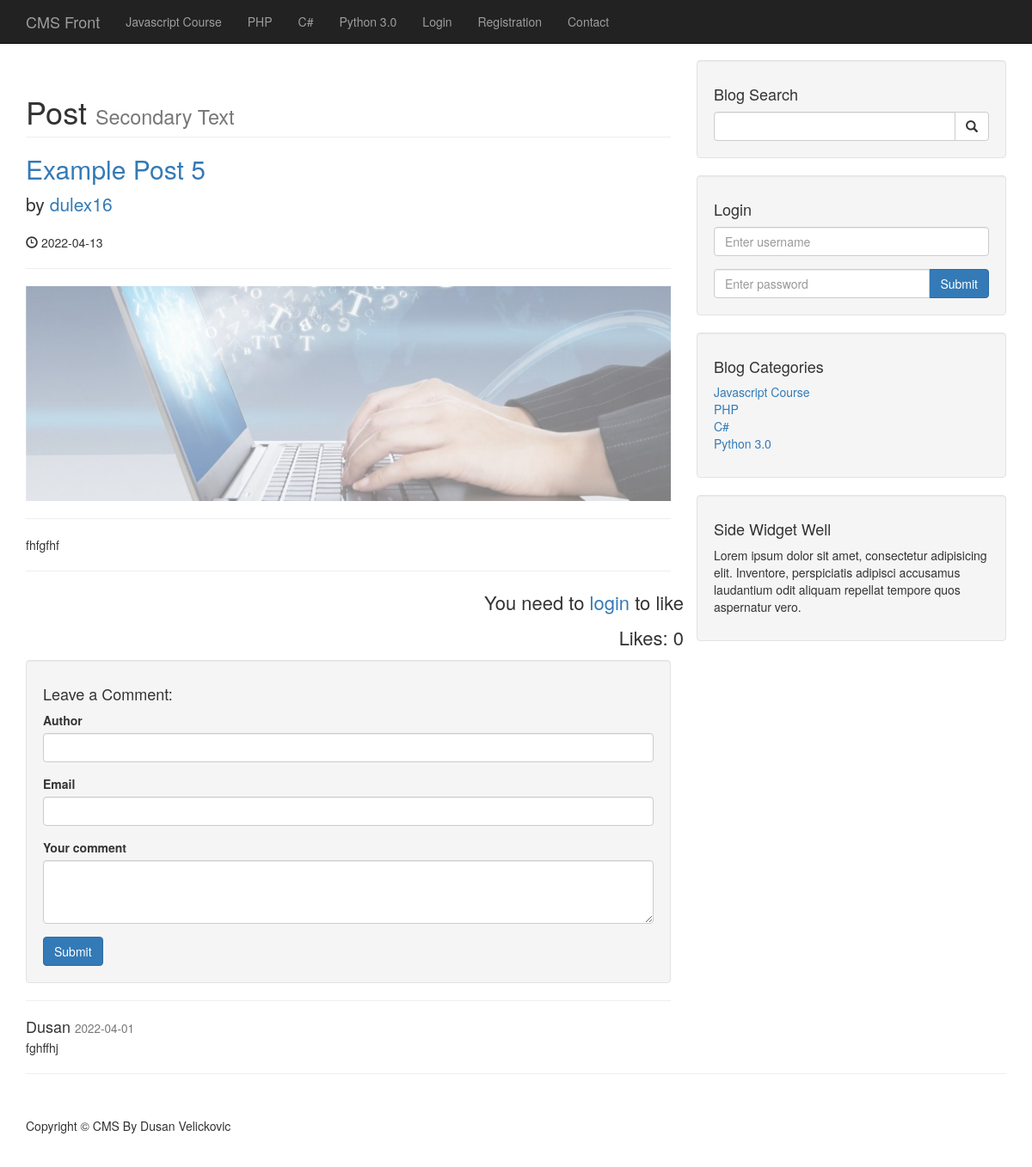
The app's page /post/22 with its own data.
### tables this page shows
CREATE TABLE `categories` (
  `categoryId` int(3) NOT NULL,
  `categoryTitle` varchar(255) DEFAULT NULL,
  `userId` int(11) DEFAULT NULL
);

CREATE TABLE `posts` (
  `postId` int(3) NOT NULL,
  `postCategoryId` int(3) DEFAULT NULL,
  `postTitle` varchar(255) DEFAULT NULL,
  `postAuthor` varchar(255) DEFAULT NULL,
  `postDate` date DEFAULT NULL,
  `postImage` text DEFAULT NULL,
  `postContent` text DEFAULT NULL,
  `postTags` varchar(255) DEFAULT NULL,
  `postCommentCount` int(11) NOT NULL DEFAULT 0,
  `postStatus` varchar(255) DEFAULT 'draft',
  `postViewsCount` int(3) DEFAULT 0,
  `likes` int(11) DEFAULT 0,
  `userId` int(11) DEFAULT NULL
);

CREATE TABLE `comments` (
  `commentId` int(3) NOT NULL,
  `commentPostId` int(3) DEFAULT NULL,
  `commentAuthor` varchar(255) DEFAULT NULL,
  `commentEmail` varchar(255) DEFAULT NULL,
  `commentContent` text DEFAULT NULL,
  `commentStatus` varchar(255) DEFAULT NULL,
  `commentDate` date DEFAULT NULL
);

### admin/functions.php (called while the page is built, shortened)
<?php
    function isLoggedIn(){
        return false;
    }
    function query($query){
        global $connection;
        $result =  mysqli_query($connection, $query);
        return $result;
    }
    function getPostLikes($postId = ''){
        $result = query("select * from likes where postId = $postId");
        return mysqli_num_rows($result);
    }
?>

### post.php (the view, shortened to what this page needs)
<?php include "includes/db.php"; ?>
<?php include "includes/header.php"; ?>
<?php include "admin/functions.php"; ?>
    <?php include "includes/navigation.php" ?>
    <div class="container">
        <div class="row">
            <div class="col-md-8">
                <?php
                    if(isset($_GET['pId'])){
                        $thePostId = $_GET['pId'];
                        if(isset($_SESSION['role']) and $_SESSION['role'] == 'admin'){
                            $query = "select * from posts where postId = $thePostId";
                        } else{
                            $query = "select * from posts where postId = $thePostId and postStatus = 'published'";
                        }
                        $selectAllPostsQuery = mysqli_query($connection, $query);
                        if(mysqli_num_rows($selectAllPostsQuery) < 1){
                            echo "<h2 class='text-center'>No posts available</h2>";
                        } else{
                            while($row = mysqli_fetch_assoc($selectAllPostsQuery)){
                                $postTitle = $row['postTitle'];
                                $postAuthor = $row['postAuthor'];
                                $postDate = $row['postDate'];
                                $postImage = $row['postImage'];
                                $postContent = $row['postContent'];
                                ?>
                            <h1 class="page-header">
                                Post
                                <small>Secondary Text</small>
                            </h1>
                            <h2>
                                <a href="#"><?php echo $postTitle; ?></a>
                            </h2>
                            <p class="lead">
                                by <a href="index.php"><?php echo $postAuthor; ?></a>
                            </p>
                            <p><span class="glyphicon glyphicon-time"></span> <?php echo $postDate;?></p>
                            <hr>
                            <img class="img-responsive" src="/cmsprojekat/images/<?php echo $postImage;?>" alt="">
                            <hr>
                            <p><?php echo $postContent; ?></p>
                            <?php
                        }
                        ?>
                    <hr>
                    <?php
                        if(isLoggedIn()){ ?>
                            <div class="row">
                                <p class="pull-right"><a
                                    class="<?php echo userLikedPost($thePostId) ? 'dislike' : 'like' ?>"
                                    href=""><span class="glyphicon glyphicon-thumbs-up"
                                    data-toggle="tooltip"
                                    data-placement="top"
                                    title="<?php echo userLikedPost($thePostId) ? 'I liked this before' : 'Want to like it?' ?>"
                                    ></span>
                                    <?php echo userLikedPost($thePostId) ? 'Dislike' : 'Like' ?>
                                </a></p>
                            </div>
                    <?php    } else{ ?>
                        <div class="row">
                            <p class="pull-right login-to-post">You need to <a href="/cmsprojekat/login.php">login</a> to like</p>
                        </div>
                    <?php }
                    ?>
                    <div class="row">
                        <p class="pull-right likes">Likes: <?php echo getPostLikes($thePostId) ?></p>
                    </div>
                <div class="well">
                    <h4>Leave a Comment:</h4>
                    <form role="form" action="" method="POST">
                        <div class="form-group">
                            <label for="authro">Author</label>
                            <input type="text" class="form-control" name="commentAuthor">
                        </div>
                        <div class="form-group">
                            <label for="email">Email</label>
                            <input type="email" name="commentEmail" class="form-control">
                        </div>
                        <div class="form-group">
                            <label for="comment">Your comment</label>
                            <textarea class="form-control" rows="3" name="commentContent"></textarea>
                        </div>
                        <button type="submit" name="createComment" class="btn btn-primary">Submit</button>
                    </form>
                </div>
                <hr>
                <?php
                    $query = "select * from comments where commentPostId = $thePostId
                    and commentStatus = 'approved' order by commentId DESC";
                    $commentQuery = mysqli_query($connection, $query);
                    while($row = mysqli_fetch_assoc($commentQuery)){
                        $commentDate = $row['commentDate'];
                        $commentContent = $row['commentContent'];
                        $commentAuthor = $row['commentAuthor'];
                        ?>
                    <div class="media">
                        <div class="media-body">
                            <h4 class="media-heading"><?php echo $commentAuthor ?>
                            <small><?php echo $commentDate ?></small>
                        </h4>
                        <?php echo $commentContent ?>
                    </div>
                </div>
                <?php
                }
                    } }
                    else{
                        header("Location: index.php");
                    }
                    ?>
            </div>
            <?php include "includes/sidebar.php" ?>
        </div>
        <hr>
<?php include "includes/footer.php" ?>

### includes/navigation.php (shortened to what this page needs)
<nav class="navbar navbar-inverse navbar-fixed-top" role="navigation">
        <div class="container">
            <div class="navbar-header">
                <a class="navbar-brand" href="/cmsprojekat/index.php">CMS Front</a>
            </div>
            <div class="collapse navbar-collapse" id="bs-example-navbar-collapse-1">
                <ul class="nav navbar-nav">
                    <?php
                        $query = "select * from categories";
                        $selectAllCategoriesQuery = mysqli_query($connection, $query);
                        while($row = mysqli_fetch_assoc($selectAllCategoriesQuery)){
                            $categoryTitle = $row['categoryTitle'];
                            $categoryId = $row['categoryId'];
                            $categoryClass  = '';
                            $registrationClass = '';
                            $contactClass = '';
                            echo "<li class='$categoryClass'><a href='/cmsprojekat/category/$categoryId'>{$categoryTitle}</a></li>";
                        }
                    ?>
                    <?php
                        if(isLoggedIn()){
                            echo "
                            <li>
                                <a href='/cmsprojekat/admin'>Admin</a>
                            </li>";
                            echo "
                            <li>
                                <a href='/cmsprojekat/includes/logout.php'>Logout</a>
                            </li>";
                        } else{
                            echo "
                            <li>
                                <a href='/cmsprojekat/login.php'>Login</a>
                            </li>";
                        }
                        ?>
                    <li class="<?php echo $registrationClass ?>">
                        <a href="/cmsprojekat/registration">Registration</a>
                    </li>
                    <li class="<?php echo $contactClass ?>">
                        <a href="/cmsprojekat/contact">Contact</a>
                    </li>
                </ul>
            </div>
        </div>
    </nav>

### includes/sidebar.php (shortened to what this page needs)
<div class="col-md-4">
    <div class="well">
        <h4>Blog Search</h4>
        <form action="search.php" method="POST">
            <div class="input-group">
                <input name="search" type="text" class="form-control">
                <span class="input-group-btn">
                    <button name="submit" class="btn btn-default" type="submit">
                        <span class="glyphicon glyphicon-search"></span>
                </button>
                </span>
            </div>
        </form>
    </div>
    <div class="well">
        <?php
            if(isLoggedIn()){
                $user = $_SESSION['user'];
                echo "<h4>Logged in as $user</h4>";
                echo "<a href='includes/logout.php' class='btn btn-danger'>Logout</a>";
            } else{
                ?>
        <h4>Login</h4>
        <form  method="POST">
            <div class="form-group">
                <input name="username" required type="text" class="form-control" placeholder="Enter username">
            </div>
            <div class="input-group">
                <input name="password" type="password" required class="form-control" placeholder="Enter password">
                <span class="input-group-btn">
                    <button class="btn btn-primary" name="login" type="submit">Submit</button>
                </span>
            </div>
        </form>
    <?php } ?>
    </div>
    <div class="well">
        <h4>Blog Categories</h4>
        <div class="row">
            <div class="col-lg-12">
                <ul class="list-unstyled">
                    <?php
                        $query = "select * from categories";
                        $categoriesQuerySidebar = mysqli_query($connection, $query);
                        while($row = mysqli_fetch_assoc($categoriesQuerySidebar)){
                            $categoryTitle = $row['categoryTitle'];
                            $categoryId = $row['categoryId'];
                            echo "<li><a href='/cmsprojekat/category/$categoryId'>{$categoryTitle}</a></li>";
                        }
                    ?>
                </ul>
            </div>
        </div>
    </div>
    <?php include "widget.php"; ?>
</div>

### css/blog-home.css (style rules this page uses)
body { padding-top: 70px; }

### includes/header.php (style rules this page uses)
span.glyphicon.glyphicon-thumbs-up, p.likes, p.login-to-post { font-size: 22px; }

### records on screen
categories: categoryTitle "Javascript Course"
categories: categoryTitle "PHP"
categories: categoryTitle "C#"
categories: categoryTitle "Python 3.0"
posts: postTitle "Example Post 5", postAuthor "dulex16", postDate "2022-04-13", postImage (picture), postContent "fhfgfhf"
comments: commentAuthor "Dusan", commentDate "2022-04-01", commentContent "fghffhj"

### other values on screen
getPostLikes($thePostId) "0"
